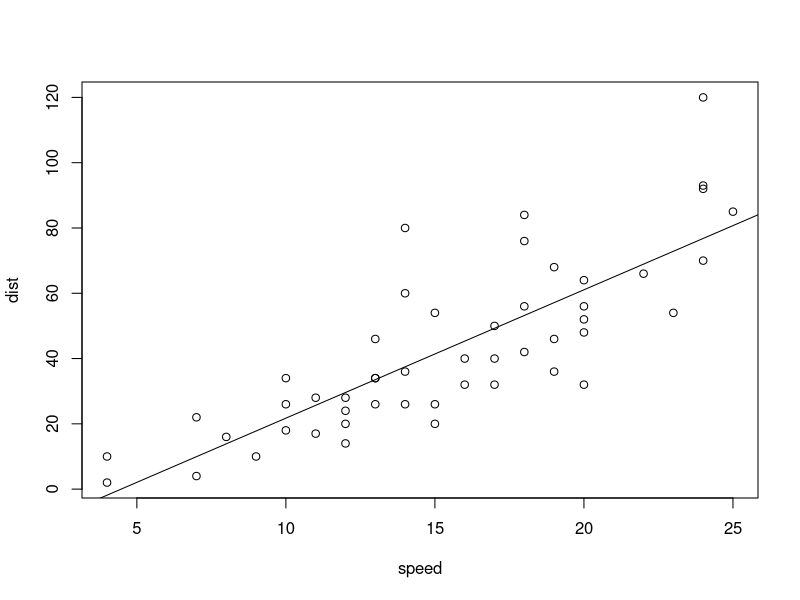
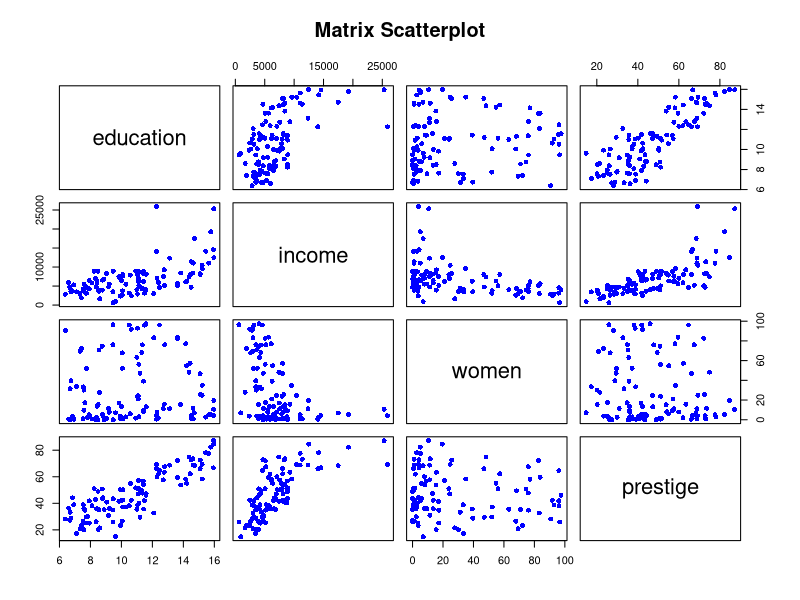

The R script that drew these images, in order:
# s1.단순 선형 회귀
# 단순선형 회귀식을 구하기 위해서는 이론적인 이해가 필요하지만, R에서 제공하는
# lm() 함수를 이용하여 쉽게 회귀식을 구할 수 있음 - 선형 회귀 모델을 피팅(fitting)하는 함수
# 3.1 주행속도와 제동거리 사이의 회귀모델 구하기
head(cars)
plot(dist~speed, data=cars) # 산점도를 통해 선형 관계 확인

model <- lm(dist~speed, cars) # 회귀모델 구하기  # 자동차의 속도와 제동거리 관계를 분석 
model

abline(model) # 회귀선을 산점도 위에 표시
# coef(model) -> c(2, 3)이라면 이는 절편 b=2와 기울기 W=3을 의미
coef(model)[1] # b 값 출력 - (coefficients : 계수)
coef(model)[2] # W 값 출력
# y = 3.932409x -17.57909

# 3.2 주행속도에 따른 제동거리 구하기
# 계수를 변수에 할당 후 독립변수(스피드)에 따른 종속변수(제동거리)의 변화를 나타낼 수도 있다.
b <- coef(model)[1]
W <- coef(model)[2]
speed <- 30 # 주행속도
dist <- W*speed + b
dist # 제동거리
speed <- 35 # 주행속도
dist <- W*speed + b
dist # 제동거리
speed <- 40 # 주행속도
dist <- W*speed + b
dist # 제동거리

# 3.3 예상 제동거리, 실제 제동거리, 오차 구하기
speed <- cars[,1] # 주행속도
pred <- W * speed + b
pred # 예상 제동거리
compare <- data.frame(pred, cars[,2], pred-cars[,2])
colnames(compare) <- c('예상','실제','오차')
head(compare)


# s2. 다중선형 회귀분석 
# 단순선형 회귀가 하나의 독립변수를 다룬다면 다중선형 회귀는 여러 개의 독립변수를 다룸 
# ex)키와 몸무게를 가지고 혈당 수치를 예측하는 문제
# R 에서는 다중 회귀모델도 lm() 함수로 구함
library(car)
head(Prestige)
newdata <- Prestige[,c(1:4)] # 회귀식 작성을 위한 데이터 준비
plot(newdata, pch=16, col="blue", # 산점도를 통해 변수 간 관계 확인
     main="Matrix Scatterplot")
# pch=16은 점의 모양을 지정하고, col="blue"는 점의 색상을 파란색으로 지정/ 
# main="Matrix Scatterplot"은 그래프의 제목을 지정
mod1 <- lm(income ~ education + prestige + # 회귀식 도출
             women, data=newdata)
# income을 종속 변수로 하고 education, prestige, women을 독립 변수
summary(mod1)
# 잔차는 실제 값과 회귀 모델이 예측한 값의 차이
# (Residuals) 잔차의 요약 통계량(최솟값, 1사분위수, 중앙값, 3사분위수, 최댓값)을 보여줌
# 이 부분은 각 독립 변수의 회귀 계수(Estimate)와 표준 오차(Std. Error), t값(t value), 그리고 p값(Pr(>|t|))을 보여줍니다.

# (Intercept): 절편 값으로, 다른 독립 변수들이 0일 때의 종속 변수 값 - (회귀 모델의 절편은 독립 변수의 값이 0일 때, 종속 변수의 예측 값을 나타냄)
# 여기서는 -253.850/ p값이 0.816으로, 이는 절편이 통계적으로 유의하지 않다는 것을 의미
# education: 교육 수준이 1단위 증가할 때, income이 평균적으로 177.199 증가 / p값이 0.347로, 이는 통계적으로 유의하지x
# prestige: 직업의 명성이 1단위 증가할 때, income이 평균적으로 141.435 증가 / p값이 7.58e-06으로, 이는 통계적으로 매우 유의
# women: 여성 비율이 1단위 증가할 때, income이 평균적으로 50.896 감소 / p값이 4.19e-08으로, 이는 통계적으로 매우 유의
# t값은 각 회귀 계수가 0인지 아닌지를 테스트하며, p값은 그 유의성을 나타냄. 별표 ***는 유의성 수준을 나타냄(0.001 이하).

# 2.1 기본 if-else문
library(MASS) # stepAIC( ) 함수 제공 AIC(Akaike Information Criterion)
newdata2 <- Prestige[,c(1:5)] # 모델 구축에 사용할 데이터셋 생성
head(newdata2)
mod2 <- lm(income ~ education + prestige +
             women + census, data= newdata2)
mod3 <- stepAIC(mod2) # 변수 선택 진행 - stepAIC 함수는 AIC 값을 기준으로 모델에서 가장 중요한 변수를 선택 
mod3 # 변수 선택 후 결과 확인
summary(mod3) # 회귀모델 상세 내용 확인


# 함수는 모델에서 가장 중요한 변수를 자동으로 선택 / 
# 여기서 "가장 중요한 변수 하나만" 선택하는 것이 아니라, 최적의 모델을 찾기 위해 필요한 변수를 선택
# 최적의 모델은 AIC 값을 기준으로 평가됨 (변수를 하나씩 제거해서 제일 낮은 값일시 해당 변수 제거 / 아무것도 안지운게 제일 낮으면 유지 )
# 절편이 유의하지 않음(0.05 이하) -> 독립 변수들이 0일 때 종속 변수의 값이 통계적으로 유의미하지 않음


# s3. 로지스틱 회귀분석
# 로지스틱 회귀(logistic regression) : 회귀모델에서 종속변수의 값의 형태가 연속형
# 숫자가 아닌 범주형 값인 경우를 다루기 위해서 만들어진 통계적 방법
# ex) iris 데이터셋에서 4개의 측정값을 가지고 품종을 예측. 품종이 범주형 값
#3.1 ▪ R에서 로지스틱 회귀 모델은 glm() 함수 이용
iris.new <- iris
iris.new$Species <- as.integer(iris.new$Species) # 범주형 자료를 정수로 변환
head(iris.new)
mod.iris <- glm(Species ~., data= iris.new) # 로지스틱 회귀모델 도출
summary(mod.iris) # 회귀모델의 상세 내용 확인

# 위 코드에서 Species 변수를 정수로 변환하지 않으면, glm 함수는 Species 변수를 범주형 변수로 인식
# 이는 glm 함수가 기본적으로 범주형 변수를 처리하지 못하기 때문에 에러가 발생

# 3.2 로지스틱 회귀모델을 이용한 예측
# 수작업으로 계산하여 품종을 예측하는 방법 대신, 구해놓은 회귀모델을 이용하여 
# 보다 편리한 방법으로 품종을 예측
# 예측 대상 데이터 생성(데이터프레임)

unknown <- data.frame(rbind(c(5.1, 3.5, 1.4, 0.2))) #2차 배열의 형태
# Sepal.Length, Sepal.Width, Petal.Length, Petal.Width에 해당
names(unknown) <- names(iris)[1:4]
unknown # 예측 대상 데이터 (새로운)
pred <- predict(mod.iris, unknown) # 품종 예측    (mod.iris는 이전에 생성한 로지스틱 회귀 모델)
pred # 예측 결과 출력
round(pred) # 예측 결과 출력(소수 첫째 자리에서 반올림)
# 실제 품종명 알아보기
levels(iris$Species)
levels(iris$Species)[pred]


test <- iris[,1:4] # 예측 대상 데이터 준비
pred <- predict(mod.iris, test) # 모델을 이용한 예측
pred <- round(pred)
pred # 예측 결과 출력
answer <- as.integer(iris$Species) # 실제 품종 정보
pred == answer # 예측 품종과 실제 품종이 같은지 비교
acc <- mean(pred == answer) # 예측 정확도 계산
acc # 예측 정확도 출력
